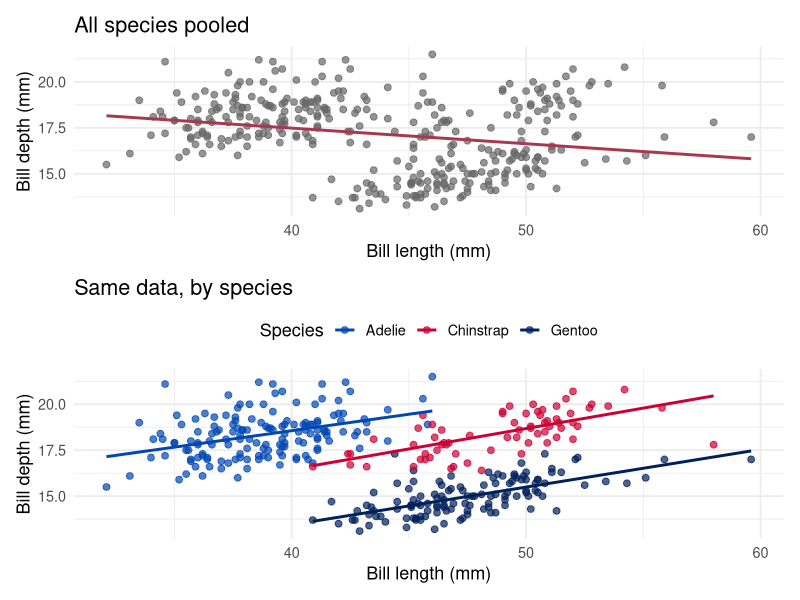

Write R code to recreate this figure.
## ---- chunk 1
#| label: setup
#| include: false
library(tidyverse)
library(palmerpenguins)
library(patchwork)
library(broom)

penguins2 <- penguins |>
  select(species, bill_length_mm, bill_depth_mm) |>
  drop_na()

overall_mod <- lm(bill_depth_mm ~ bill_length_mm, data = penguins2)
species_mod <- lm(bill_depth_mm ~ bill_length_mm + species, data = penguins2)

overall_r <- cor(penguins2$bill_length_mm, penguins2$bill_depth_mm)
by_species_r <- penguins2 |>
  group_by(species) |>
  summarize(r = cor(bill_length_mm, bill_depth_mm), n = n())
## ---- chunk 2
#| label: fig-simpson
#| fig-cap: "Pooling across species (left) suggests bill depth decreases with bill length. Looking within each species (right) shows the opposite: bill depth increases with bill length in every species."
#| echo: false
#| out-width: "100%"
#| fig-width: 7
#| fig-height: 8
p_pooled <- ggplot(penguins2, aes(bill_length_mm, bill_depth_mm)) +
  geom_point(size = 2, color = "#666666", alpha = 0.7) +
  geom_smooth(method = "lm", formula = y ~ x, se = FALSE, color = "#A8384F") +
  labs(x = "Bill length (mm)", y = "Bill depth (mm)",
       title = "All species pooled") +
  theme_minimal(base_size = 13)

p_species <- ggplot(penguins2, aes(bill_length_mm, bill_depth_mm, color = species)) +
  geom_point(size = 2, alpha = 0.7) +
  geom_smooth(method = "lm", formula = y ~ x, se = FALSE) +
  scale_color_manual(values = c("#0047B3", "#CC0033", "#00205B")) +
  labs(x = "Bill length (mm)", y = "Bill depth (mm)",
       title = "Same data, by species", color = "Species") +
  theme_minimal(base_size = 13) +
  theme(legend.position = "top")

p_pooled / p_species
## ---- chunk 3
#| label: tbl-by-species
#| tbl-cap: "Within-species correlation between bill length and bill depth is positive for all three species."
#| echo: false
by_species_r |>
  mutate(r = round(r, 2)) |>
  knitr::kable(col.names = c("Species", "Correlation (r)", "n"))
## ---- chunk 4
#| label: tbl-coefs
#| tbl-cap: "Adjusting for species (model 2) reverses the sign of the bill-length coefficient compared to the pooled model (model 1)."
#| echo: false
bind_rows(
  tidy(overall_mod) |> mutate(model = "1: Pooled"),
  tidy(species_mod) |> mutate(model = "2: + Species")
) |>
  filter(term == "bill_length_mm") |>
  transmute(Model = model, Term = "Bill length (mm)",
            Estimate = round(estimate, 3), `Std. Error` = round(std.error, 3),
            `p-value` = signif(p.value, 2)) |>
  knitr::kable()
